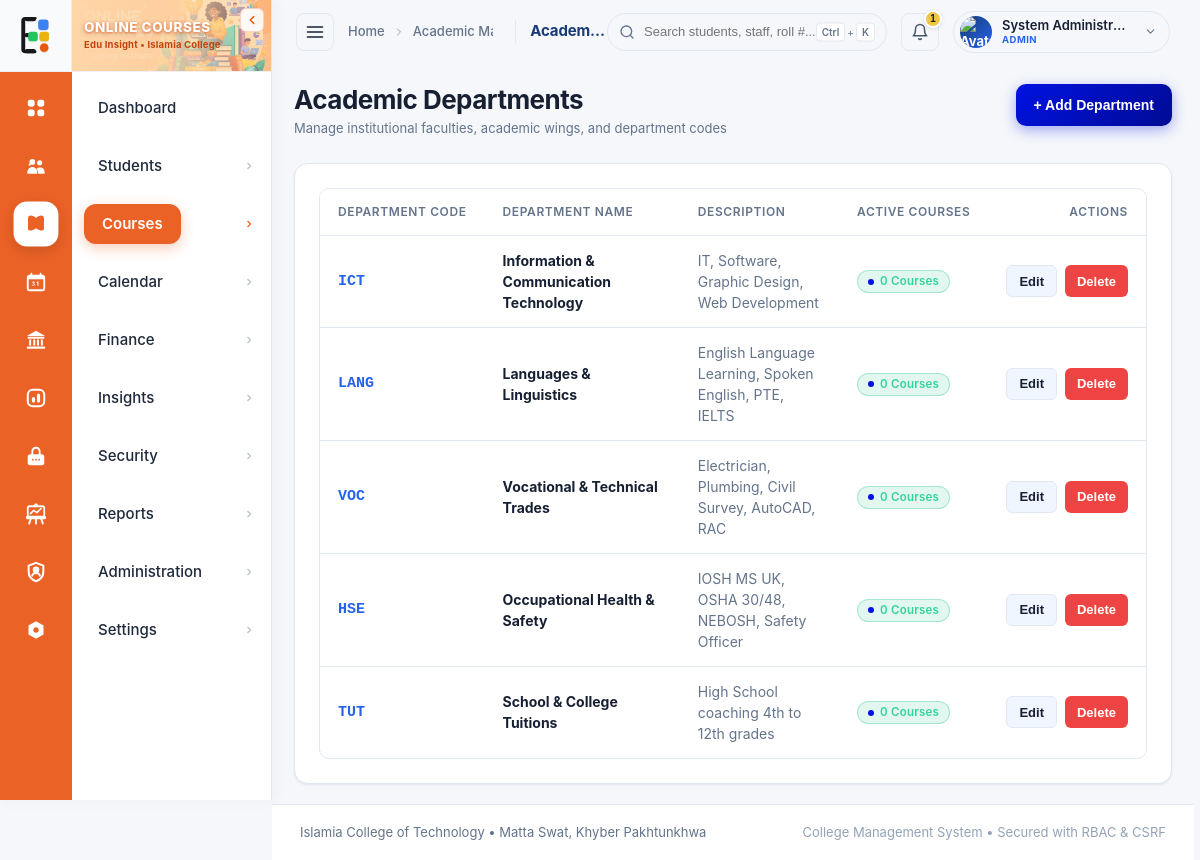
Page /modules/departments/index.php (signed in) on the committed database.
### tables this page shows
CREATE TABLE `departments` (
    `id` INT AUTO_INCREMENT PRIMARY KEY,
    `dept_name` VARCHAR(100) NOT NULL UNIQUE,
    `dept_code` VARCHAR(20) NOT NULL UNIQUE,
    `description` VARCHAR(255) NULL,
    `created_at` TIMESTAMP DEFAULT CURRENT_TIMESTAMP
);

### includes/auth.php (called while the page is built, shortened)
<?php
function getCurrentUser(): ?array {
    return [
        'id'                 => (int)$_SESSION['user_id'],
        'username'           => $_SESSION['username'] ?? '',
        'full_name'          => $_SESSION['full_name'] ?? '',
        'email'              => $_SESSION['email'] ?? '',
        'phone'              => $_SESSION['phone'] ?? '',
        'role'               => $_SESSION['role'] ?? 'staff',
        'profile_photo'      => $_SESSION['profile_photo'] ?? null,
        'privacy_hide_phone' => (int)($_SESSION['privacy_hide_phone'] ?? 0),
        'privacy_hide_email' => (int)($_SESSION['privacy_hide_email'] ?? 0)
    ];
}

### modules/departments/index.php (the view, shortened to what this page needs)
<?php
require_once __DIR__ . '/../../includes/auth.php';
$pdo = Database::getConnection();
$currentUser = getCurrentUser();
$userRole = strtolower($currentUser['role'] ?? 'staff');
$canManage = in_array($userRole, ['admin', 'registrar']);
$departments = $pdo->query("
    SELECT d.*,
           (SELECT COUNT(*) FROM courses c WHERE c.department_id = d.id) as total_courses
    FROM departments d
    ORDER BY d.id ASC
")->fetchAll();
require_once __DIR__ . '/../../includes/header.php';
?>
<div class="page-header">
    <div>
        <h1 class="page-title">Academic Departments</h1>
        <p class="page-breadcrumb">Manage institutional faculties, academic wings, and department codes</p>
    </div>
    <?php if ($canManage): ?>
    <div>
        <button type="button" class="btn btn-primary" onclick="openModal('addDeptModal')">
            <span>+ Add Department</span>
        </button>
    </div>
    <?php endif; ?>
</div>
<div class="glass-card">
    <div class="table-responsive">
        <table class="data-table">
            <thead>
                <tr>
                    <th>Department Code</th>
                    <th>Department Name</th>
                    <th>Description</th>
                    <th>Active Courses</th>
                    <th style="text-align:right;">Actions</th>
                </tr>
            </thead>
            <tbody>
                <?php if (empty($departments)): ?>
                    <tr>
                        <td colspan="5" class="empty-state">
                            <div class="empty-state-icon">🏛️</div>
                            <div class="empty-state-title">No academic departments found</div>
                        </td>
                    </tr>
                <?php else: ?>
                    <?php foreach ($departments as $d): ?>
                        <tr>
                            <td>
                                <strong style="color: var(--primary-light); font-family: monospace; font-size: 15px;">
                                    <?= htmlspecialchars($d['dept_code']) ?>
                                </strong>
                            </td>
                            <td><strong><?= htmlspecialchars($d['dept_name']) ?></strong></td>
                            <td style="color: var(--text-muted); max-width: 320px;"><?= htmlspecialchars($d['description'] ?: '—') ?></td>
                            <td>
                                <span class="status-badge badge-active">
                                    <?= (int)$d['total_courses'] ?> Courses
                                </span>
                            </td>
                            <td style="text-align:right;">
                                <?php if ($canManage): ?>
                                    <div style="display: flex; gap: 8px; justify-content: flex-end;">
                                        <button type="button" class="btn btn-glass btn-sm" onclick="openEditDeptModal(<?= htmlspecialchars(json_encode($d), ENT_QUOTES) ?>)">Edit</button>
                                        <button type="button" class="btn btn-danger btn-sm" onclick="confirmDeleteDept(<?= $d['id'] ?>, '<?= htmlspecialchars($d['dept_name'], ENT_QUOTES) ?>')">Delete</button>
                                    </div>
                                <?php else: ?>
                                    <span style="color: var(--text-dim); font-size: 12px;">View Only</span>
                                <?php endif; ?>
                            </td>
                        </tr>
                    <?php endforeach; ?>
                <?php endif; ?>
            </tbody>
        </table>
    </div>
</div>
<?php require_once __DIR__ . '/../../includes/footer.php'; ?>

### assets/css/edu_sidebar.css (style rules this page uses)
:root { --sidebar-width: 272px; --sidebar-collapsed-width: 72px; --sidebar-orange: #eb6226; --sidebar-orange-dark: #d45119; --sidebar-orange-hover: #ff7841; --sidebar-orange-light: #fef0ea; }

### rows in the picture
departments: dept_code "ICT", dept_name "Information & Communication Technology", description "IT, Software, Graphic Design, Web Development", total_courses "0"
departments: dept_code "LANG", dept_name "Languages & Linguistics", description "English Language Learning, Spoken English, PTE, IELTS", total_courses "0"
departments: dept_code "VOC", dept_name "Vocational & Technical Trades", description "Electrician, Plumbing, Civil Survey, AutoCAD, RAC", total_courses "0"
departments: dept_code "HSE", dept_name "Occupational Health & Safety", description "IOSH MS UK, OSHA 30/48, NEBOSH, Safety Officer", total_courses "0"
departments: dept_code "TUT", dept_name "School & College Tuitions", description "High School coaching 4th to 12th grades", total_courses "0"

### other values in the picture
$item['label'] "Dashboard"
$item['label'] "Students"
$item['label'] "Courses"
$item['label'] "Calendar"
$item['label'] "Finance"
$item['label'] "Insights"
$item['label'] "Security"
$item['label'] "Reports"
$item['label'] "Administration"
$item['label'] "Settings"
$crumb['label'] "Home"
$crumb['label'] "Academic…"
$pageTitle "Academ…"
$notifCount "1"
$currentUser['full_name'] "System Administr…"
